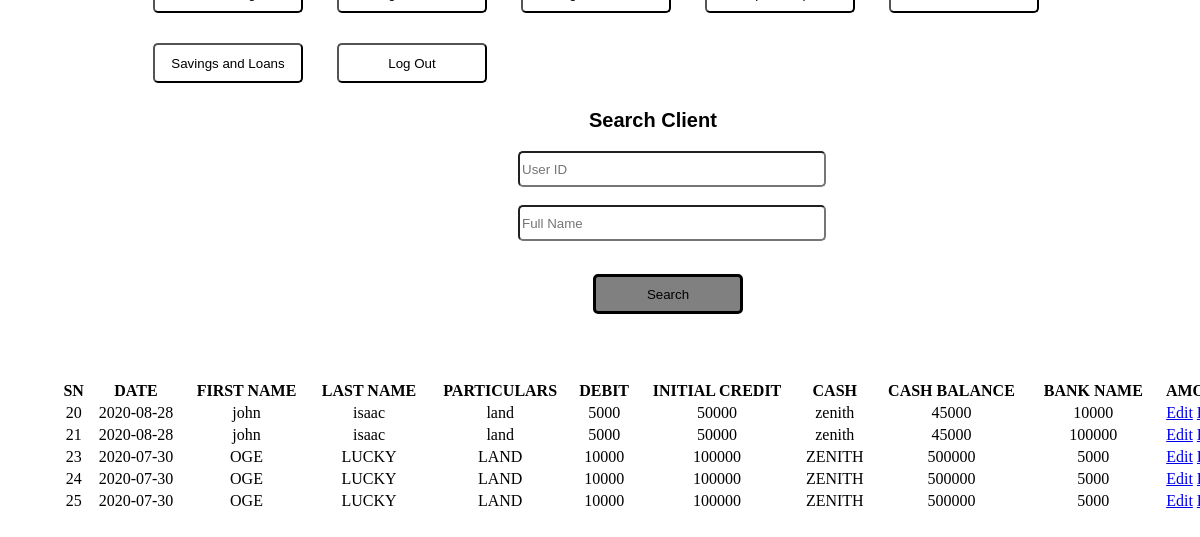
Screenshot of /search_1.php with the database file from the repository.
### tables this page shows
CREATE TABLE `registrition` (
  `SN` int(100) NOT NULL,
  `Fname` varchar(100) NOT NULL,
  `Lname` varchar(100) NOT NULL,
  `Adress` varchar(100) NOT NULL,
  `Phone` int(100) NOT NULL,
  `Date` varchar(100) NOT NULL,
  `comp_number` varchar(100) NOT NULL,
  `Pwork` varchar(100) NOT NULL,
  `Design` varchar(100) NOT NULL,
  `Location` varchar(100) NOT NULL,
  `Interest` int(100) NOT NULL,
  `Particular` varchar(100) NOT NULL,
  `Credit` int(100) NOT NULL,
  `Cbalance1` varchar(100) NOT NULL,
  `Cash1` varchar(100) NOT NULL,
  `Bank_name` varchar(100) NOT NULL,
  `Debit` varchar(100) NOT NULL,
  `Facility` varchar(100) NOT NULL,
  `Amount1` varchar(100) NOT NULL
);

### search_1.php (the view, shortened to what this page needs)
<?php
$db=mysqli_connect(DB_HOST,DB_USER,DB_PSWD,DB_NAME);
$query = "SELECT * FROM registrition";
$result = mysqli_query($db, $query);
	?>
<!DOCTYPE html>
<html lang="en">
<head>
    <link rel="stylesheet" href="./css/style.css">
</head>
<body>
    <div class="header_new">
        <div class="flex_cont">
            <div class="flex_grid">
            <button onClick="window.location.href='./Home.html'"class="Home">Home Page</button>
            <button onClick="window.location.href='./Admin.html'" class="Home">Register User</button>
            <button onClick="window.location.href='./Registration.html'"class="Home">Register Client</button>
            <button onClick="window.location.href='./Report_view.php'"class="Home">Prepare Report</button>
            <button onClick="window.location.href='./Cash_Transactions.php'"class="Home">Cash Trasaction</button>
            <button onClick="window.location.href='./Savings_Loan.php'" class="Home">Savings and Loans</button>
            <button onClick="window.location.href='./index.html'" class="Home">Log Out</button>
            </div>
        </div>
        <div class="form_Client" >
        <form class="form_reg1" action="search.php" method="post">
        <button class="Preg">Search Client</button><br><br>
        <input placeholder="User ID" name="Userid" class="File" type="text"><br><br>
        <input placeholder="Full Name" name="Fullname" class="File" type="text"><br><br>
       <button onClick="" class="Home1">Search</button>
    </form>
</div>
 <div class="container">
                <table style="width:100%" class="table">
                    <head>
                        <tr>
              <th scope="col">SN</th>
              <th scope="col">DATE</th>
              <th scope="col">FIRST NAME</th>
			  <th scope="col">LAST NAME</th>
              <th scope="col">PARTICULARS</th>
              <th scope="col">DEBIT</th>
              <th scope="col">INITIAL CREDIT</th>
              <th scope="col">CASH</th>
              <th scope="col">CASH BALANCE</th>
              <th scope="col">BANK NAME</th>
              <th scope="col">AMOUNT</th>
                        </tr>
	<?php
if($result->num_rows>0){
    while($row = $result->fetch_assoc()){
        ?>
        <tr>
        <td><?php echo $row['SN'];?></td>
        <td><?php echo $row['Date'];?></td>
        <td><?php echo $row['Fname'];?></td>
        <td><?php echo $row['Lname'];?></td>
        <td><?php echo $row['Particular'];?></td>
        <td><?php echo $row['Cbalance1'];?></td>
        <td><?php echo $row['Cash1'];?></td>
        <td><?php echo $row['Bank_name'];?></td>
        <td><?php echo $row['Amount1'];?></td>
        <td><?php echo $row['Debit'];?></td>
        <td><a class="btn btn-info" href="update2.php?S/N<?php echo $row['SN']; ?>">
    Edit</a>&nbsp;<a
    class="btn btn-danger" href="delete.php?S/N=<?php echo $row['S/N'];?>">Delete</a></td>
    </tr>
	   <?php }
}
?>
</body>
</html>

### css/style.css (style rules this page uses)
.Preg { border: white; background-color: white; margin-top: 10px; font-weight: bold; margin-left: 75px; font-size: 20px; }
.form_Client { margin-top: 50px; margin-left: 500px; }
.Home1 { height: 40px; width: 150PX; background-color: gray; border-radius: 5px; margin: 15PX; justify-items: center; align-items: center; cursor: pointer; margin-left: 85px; border: 3px solid black; }
.table { border: black; margin-right: 70px; margin-left: 50px; margin-top: 50px; text-align: center; align-items: center; justify-items: center; }
.Home { height: 40px; width: 150PX; background-color: white; border-radius: 5px; margin: 15PX; justify-items: center; align-items: center; cursor: pointer; }
.form_reg1 { margin-left: 0px; }
.header_new { border: white; position: fixed; margin-bottom: 30px; }
.File { width: 300px; height: 30px; border-radius: 05px; margin-left: 10px; }
.flex_grid { padding-top: 100px; margin-bottom: 100px; }
.flex_cont { display: flex; flex-direction: row; justify-items: center; align-items: center; height: 40px; margin: 0px; margin-left: 130px; }

### rows the page displays
registrition: SN "20", Date "2020-08-28", Fname "john", Lname "isaac", Particular "land", Cbalance1 "5000", Cash1 "50000", Bank_name "zenith", Amount1 "45000", Debit "10000"
registrition: SN "21", Date "2020-08-28", Fname "john", Lname "isaac", Particular "land", Cbalance1 "5000", Cash1 "50000", Bank_name "zenith", Amount1 "45000", Debit "100000"
registrition: SN "23", Date "2020-07-30", Fname "OGE", Lname "LUCKY", Particular "LAND", Cbalance1 "10000", Cash1 "100000", Bank_name "ZENITH", Amount1 "500000", Debit "5000"
registrition: SN "24", Date "2020-07-30", Fname "OGE", Lname "LUCKY", Particular "LAND", Cbalance1 "10000", Cash1 "100000", Bank_name "ZENITH", Amount1 "500000", Debit "5000"
registrition: SN "25", Date "2020-07-30", Fname "OGE", Lname "LUCKY", Particular "LAND", Cbalance1 "10000", Cash1 "100000", Bank_name "ZENITH", Amount1 "500000", Debit "5000"
